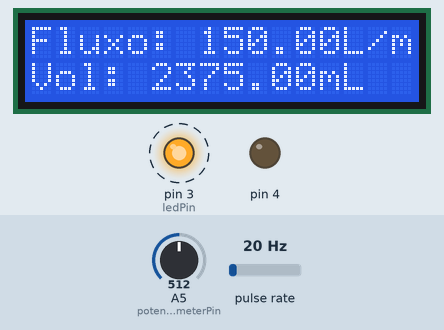
This sketch was run on a simulated Arduino Uno, built with avr-gcc and run on an emulated ATmega328P. Shown: 16×2 character LCD, output pins drawn as LEDs (lit = HIGH). Wiring (inferred from the names in the program): pulse sensor: data pin 2. Dashed ring = blinking. Inputs (shaded band) come from the test bench; at power-on: pulse rate 20 Hz, A5 (potenciometerPin) = 512. What the sketch prints to the serial monitor is not drawn.

Above: at 1.2 s.
1.3 s: pulse rate (sensor on pin 2) set to 4 Hz
At 1.78 s:
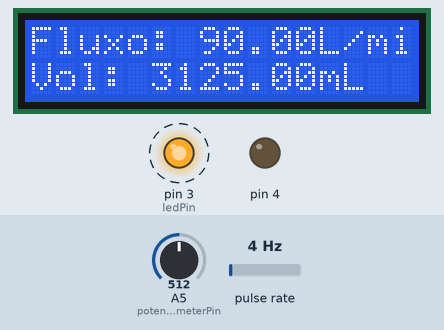
3.5 s: pulse rate (sensor on pin 2) set to 150 Hz
At 4.4 s:
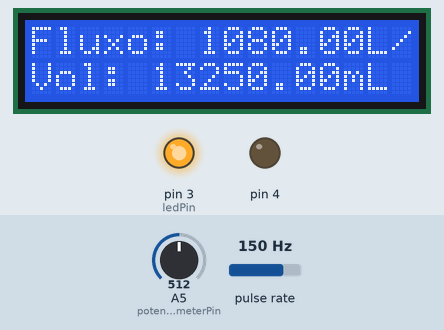
6.0 s: pulse rate (sensor on pin 2) set to 50 Hz
At 7.32 s:
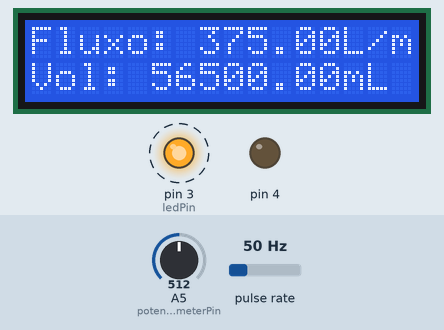
9.0 s: A5 (potenciometerPin) set to 716
At 11.86 s:
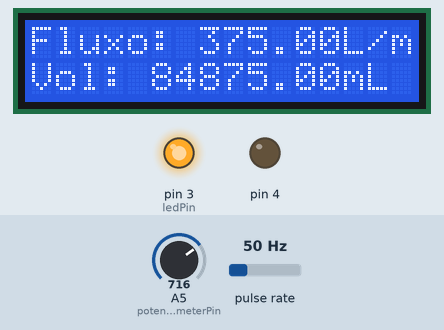
12.0 s: A5 (potenciometerPin) set to 511
At 14.39 s:
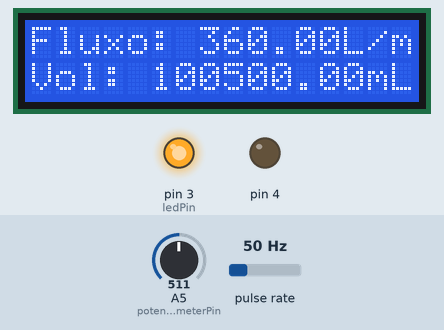
Timing chart, 0 to 16.0 s (numbered marks = the images above; inputs shaded):
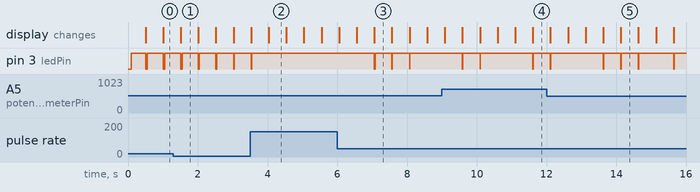

The sketch:

arduinoSp1.ino
```cpp
#include <LiquidCrystal.h>

class LiquidCrystalExtended : public LiquidCrystal {
 private:
  uint8_t _collumns;
  uint8_t _rows;
  uint8_t _nextRow = 0;

 public:
  LiquidCrystalExtended(uint8_t rs, uint8_t en, uint8_t d4, uint8_t d5,
                        uint8_t d6, uint8_t d7)
      : LiquidCrystal(rs, en, d4, d5, d6, d7) {};

  void begin(uint8_t cols, uint8_t rows) {
    LiquidCrystal::begin(cols, rows);
    this->clear();

    this->_nextRow = 0;
    this->_rows = rows;
    this->_collumns = cols;

    this->println("Smart Cup - TI5");
    this->println("Grupo 3");
  };

  void println(const String content) {
    String truncated = content.substring(0, this->_collumns);
    this->setCursor(0, this->_nextRow);
    this->_nextRow = (this->_nextRow + 1) % this->_rows;
    this->print(truncated);
  };
};

// Maximumn duration in which the sensor has to receive signal
// otherwise no flow will be measured.
const static double loopDuration = 500.0;
const static double frequencyPrecision = 7.5;  // L / (min * Hz).

// Converts cicles into frequency (Hz).
const static double frequencyConstant = 1000.0 / loopDuration;
const static int mlPerCicle = 125;

volatile static int flowCicles = 0;
volatile static float volume = 0.0;

const static int ledPin = 3;
const static int potenciometerPin = A5;
const static unsigned char flowsensor = 2;
volatile unsigned long lastInterruptionTime = 0L;
volatile unsigned long lastLoopTime = 0L;

LiquidCrystalExtended lcd(12, 11, 6, 5, 13, 10);

volatile double cicleCount = 0;
volatile bool reachedOne = false;

void flowInterrupt() {
  ++flowCicles;
  digitalWrite(ledPin, HIGH);
}

void setup() {
  pinMode(flowsensor, INPUT);
  pinMode(4, OUTPUT);
  Serial.begin(9600);
  pinMode(ledPin, OUTPUT);

  lcd.begin(16, 2);
  attachInterrupt(digitalPinToInterrupt(flowsensor), flowInterrupt, RISING);
}

void loop() {
  const unsigned long currentTime = millis();
  if (currentTime - lastInterruptionTime > 250) {
    int potenciometerRead = analogRead(potenciometerPin);
    int selectedFlow = map(potenciometerRead, 0, 1023, 0, 30);

    double selectedFlowFrequency = selectedFlow / 7.5;
    double ciclesSurpassed = selectedFlowFrequency * 0.25;
    if (cicleCount + ciclesSurpassed > 1.0) {
      digitalWrite(4, HIGH);
      reachedOne = true;
    }

    cicleCount = cicleCount + ciclesSurpassed > 1
                     ? cicleCount + ciclesSurpassed - 1
                     : cicleCount + ciclesSurpassed;
    lastInterruptionTime = millis();
    Serial.println(selectedFlow);
  } else {
    digitalWrite(4, LOW);
  }

  if (currentTime - lastLoopTime < loopDuration) {
    return;
  }

  if (!reachedOne) {
    cicleCount = 0;
  }

  double flowFrequency = flowCicles * frequencyConstant;
  double litersPerMinute = flowFrequency * frequencyPrecision;
  lcd.println(String("Fluxo: ") + String(litersPerMinute) + "L/min");

  volume += flowCicles * mlPerCicle;
  lcd.println(String("Vol: ") + String(volume) + "mL");

  lastLoopTime = millis();
  flowCicles = 0;
  digitalWrite(ledPin, LOW);
  reachedOne = false;
}
```

Measured:
- after the input at 1.3 s, the display: changes after 0.21 s (image 1)
- after the input at 3.5 s, pin 3 (ledPin): goes on until 3.6 s, then stays HIGH; the display: first differs from a run without the input after 0.53 s (image 2)
- after the input at 6.0 s, pin 3 (ledPin): alternates HIGH for 0.49 s and LOW for 0.01 s, starting after 1.1 s
- by itself, pin 3 (ledPin): alternates HIGH for 0.47 s and LOW for 0.03 s
- what the display in image 1 shows lasts 0.5 s, from 1.5 s to 2.0 s
